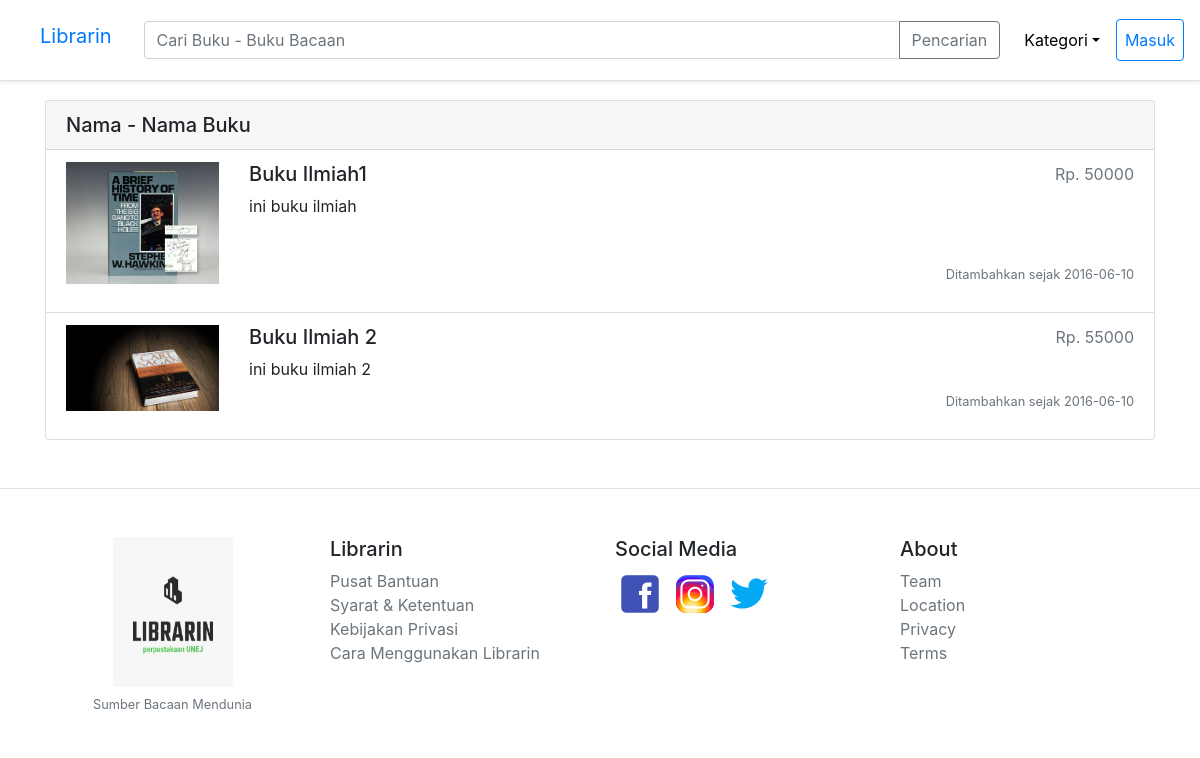
Page /kategori/ilmiah on the earlier database version.
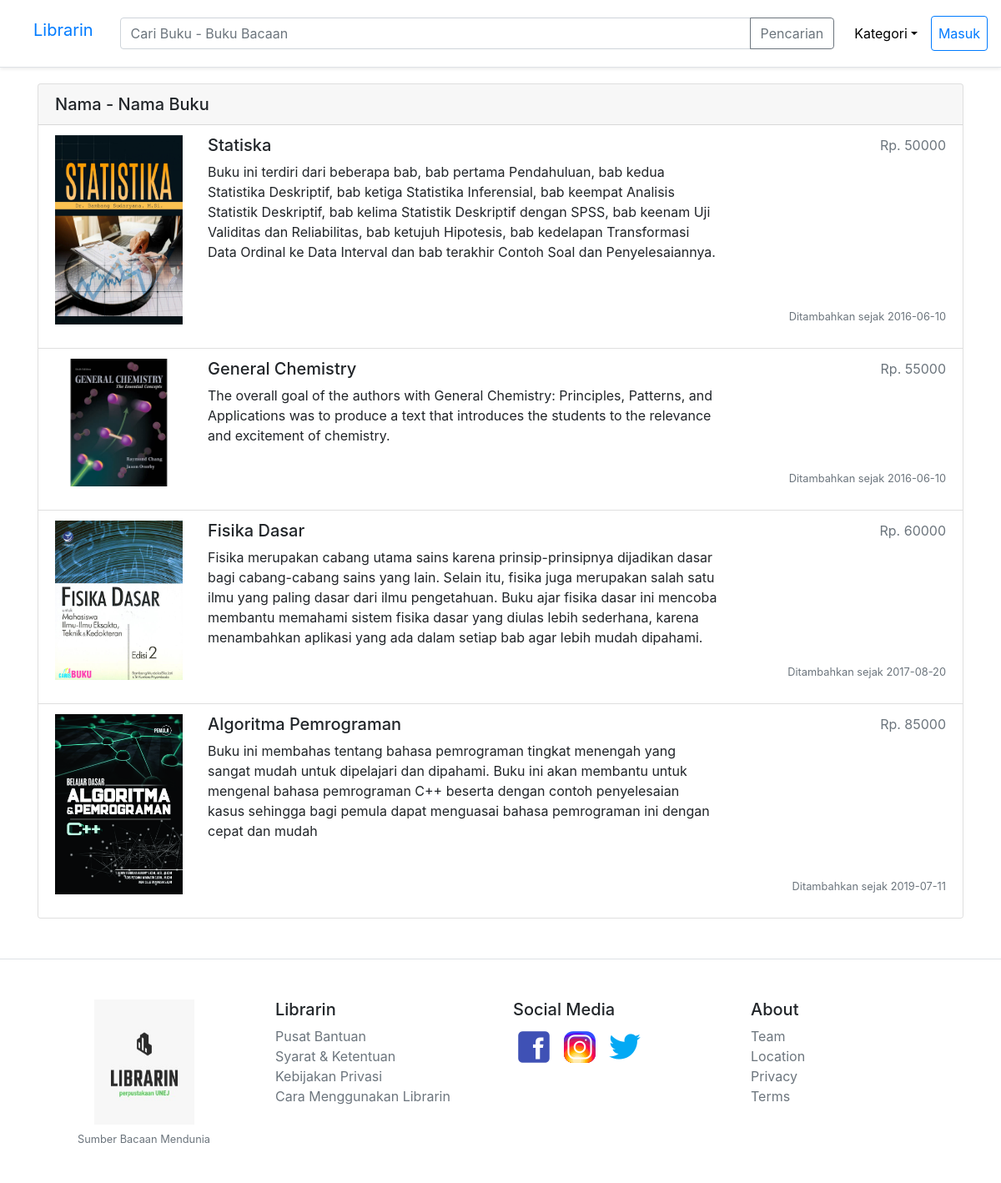
Same page on the later database version.
### tables this page shows
CREATE TABLE `barang` (
  `id` int(11) NOT NULL,
  `id_user` int(11) NOT NULL,
  `id_kategori` int(11) NOT NULL,
  `nama` varchar(50) NOT NULL,
  `harga` int(11) NOT NULL,
  `jumlah` double NOT NULL,
  `deskripsi` text NOT NULL,
  `created_at` date NOT NULL,
  `foto1` text NOT NULL,
  `foto2` text NOT NULL,
  `foto3` text NOT NULL,
  `foto4` text NOT NULL,
  `foto5` text NOT NULL,
  `foto6` text NOT NULL
);

### app/core/Controller.php (called while the page is built, shortened)
<?php
class Controller {
    public function view($view, $data = []) {
        require_once './app/views/'.$view.'.php';
    }
    public function model($model) {
        return new $model;
    }
}

### app/core/App.php (called while the page is built, shortened)
<?php
class App
{
    protected $method = 'index';
    protected $params = [];
    public function __construct()
    {
        $url = $this->parseURL();
        if (!empty($url)) {
            if (file_exists('app/controllers/'. $url[0]. '.php')) {
                unset($url[0]);
            }
        }
        $this->controller = new $this->controller;
        if (!empty($url)) {
            if (isset($url[1])) {
                if (method_exists($this->controller, $url[1])) {
                    $this->method = $url[1];
                    unset($url[1]);
                }
            }
            $this->params = array_values($url);
        }
        call_user_func_array([$this->controller,$this->method],$this->params);
    }
    public function parseURL()
    {
        if (isset($_GET['url'])) {
            $url = rtrim($_GET['url'],'/');
            $url = filter_var($url, FILTER_SANITIZE_URL);
            $url = explode('/',$url);
            return $url;
        }
    }
}

### index.php (called while the page is built, shortened)
<?php
	$app = new App;

### app/core/Database.php (called while the page is built, shortened)
<?php
class Database
{
	private $host = DB_HOST;
	private $user = DB_USER;
	private $pass = DB_PASS;
	private $db_name = DB_NAME;
	private $dbh;
	private $stmt;
	public function __construct()
	{
		$dsn = 'mysql:host=' . $this->host . ';dbname='. $this->db_name;
		$option = [
			PDO::ATTR_PERSISTENT => true,
			PDO::ATTR_ERRMODE => PDO::ERRMODE_EXCEPTION
		];
		try{
			$this->dbh = new PDO($dsn, $this->user, $this->pass, $option);
		} catch(PDOException $e){
			die($e->getMessage());
		}
	}
	public function query($query)
	{
		$this->stmt = $this->dbh->prepare($query);
	}
	public function bind($param, $value, $type = null)
	{
		if (is_null($type)) {
			switch (true) {
				case is_int($value):
					$type = PDO::PARAM_INT;
					break;
			}
		}
		$this->stmt->bindValue($param, $value, $type);
	}
	public function execute()
	{
		$this->stmt->execute();
	}
	public function resultSet()
	{
		$this->execute();
		return $this->stmt->fetchAll(PDO::FETCH_ASSOC);
	}
}

### app/models/Barang_model.php (called while the page is built, shortened)
<?php
class Barang_model
{
    private $db;
    function __construct()
    {
        $this->db = new Database;
    }
    public function getIlmiah()
    {
        $query = "SELECT b.id as id, b.id_user as id_user , u.nama as nama_user , u.email as email , u.nomor_telepon as nomor_telepon , u.alamat as alamat , u.foto as foto_user, u.created_at as created_at_user , u.updated_at as updated_at_user , b.id_kategori as id_kategori , k.kategori as kategori , b.nama as nama , b.harga as harga , b.jumlah as jumlah , b.deskripsi as deskripsi , b.created_at as created_at , b.foto1 as foto1 , b.foto2 as foto2 , b.foto3 as foto3 , b.foto4 as foto4 , b.foto5  as foto5 , b.foto6 as foto6
        FROM barang b JOIN kategori k on (b.id_kategori=k.id)
        JOIN users u on (b.id_user=u.id)
        WHERE b.id_kategori = :id";
        $this->db->query($query);
        $this->db->bind('id', 1);
        return $this->db->resultSet();
    }
}

### app/views/kategori/index.php (the view)
<div class="container">
    <div class="card mt-5">
        <h5 class="card-header">
            Nama - Nama Buku
        </h5>
        <ul class="list-group list-group-flush">
            <?php if (!$data['hasil_buku']) { ?>
                <li class="list-group-item">
                    Kosong
                </li>
            <?php } else {
            foreach ($data['hasil_buku'] as $librariku) : ?>
                <li class="list-group-item ">
                    <a class="card-link" href="<?= BASEURL ?>librariku/detail/<?= $librariku['id']; ?>">
                        <div class="row">
                            <div class="col-md-2 mb-3">
                                <img class="" src="<?= BASEURL ?>app/models/barang/<?= $librariku['foto1']; ?>" alt="" width="100%;">
                            </div>
                            <div class="col-md-7">
                                <h5 class="text-body"><?= $librariku['nama']; ?></h5>
                                <p class="text-body"><?= $librariku['deskripsi']; ?></p>
                            </div>
                            <div class="col-md-3 d-flex align-items-end flex-column">
                                <p class="text-muted">Rp. <?= $librariku['harga']; ?></p>
                                <p class="text-muted small mt-auto">
                                    Ditambahkan sejak <?= $librariku['created_at']; ?> <br>
                                </p>
                            </div>
                        </div>
                    </a>
                </li>
            <?php endforeach;
        } ?>
        </ul>
    </div>
</div>

### app/controllers/Kategori.php (shortened to what this page needs)
<?php
class kategori extends Controller
{
    public function ilmiah()
    {
        if (isset($_SESSION['id'])) {
            $data['judul'] = 'Perpustakaan UNEJ | Librarin ';
            $data['user'] = $this->model('User_model')->getUserByid($_SESSION['id']);
            $_SESSION['username'] = $data['user']['username'];
            $_SESSION['foto'] = $data['user']['foto'];
            $data['hasil_buku'] = $this->model('Barang_model')->getIlmiah();
            $this->view('templates/header', $data);
            $this->view('kategori/index', $data);
            $this->view('templates/footer');
        } else {
            $data['judul'] = 'Perpustakaan UNEJ | Librarin ';
            $data['hasil_buku'] = $this->model('Barang_model')->getIlmiah();
            $this->view('templates/header', $data);
            $this->view('kategori/index', $data);
            $this->view('templates/footer');
        }
    }
}

### app/views/templates/header.php (shortened to what this page needs)
<!DOCTYPE html>
<html>
<head>
	<link rel="stylesheet" type="text/css" href="<?= BASEURL ?>assets/css/bootstrap.css">
</head>
<body>
	<header class="navbar navbar-expand-md navbar-dark fixed-top bg-white border-bottom shadow-sm">
		<h5 class="p-2 font-weight-normal"><a href="<?= BASEURL ?>" class="nav-link">Librarin</a></h5>
		<div class="collapse navbar-collapse" id="navbars">
			<form id="cari" action="<?= BASEURL ?>kategori/cari" class="input-group p-2" method="POST">
				<input type="text" name="cari" class="form-control" autocomplete="off" placeholder="Cari Buku - Buku Bacaan" aria-label="cari" aria-describedby="cari" required>
				<div class="input-group-append">
					<button class="btn btn-outline-secondary" type="submit" id="cari">Pencarian</button>
				</div>
			</form>
			<ul class="nav nav-pills navbar-nav p-2">
				<li class="nav-item dropdown">
					<a class="nav-link dropdown-toggle" data-toggle="dropdown" href="#" role="button" aria-haspopup="true" aria-expanded="false" style="color:black">Kategori</a>
				</li>
			</ul>
			<?php Flasher::header() ?>
		</div>
	</header>

### app/core/Flasher.php (shortened to what this page needs)
<?php
class Flasher
{
    public static function header()
    {
        if (isset($_SESSION['username'])) {
            $username = $_SESSION['username'];
            $foto = $_SESSION['foto'];
            $fotoprofil = BASEURL . "/app/models/foto/$foto";
            $profil = BASEURL . "/profil";
            $librariku = BASEURL . "/librariku";
            $pengaturan = BASEURL . "/pengaturan";
            $keluar = BASEURL . "/home/keluar";
            echo "<ul class='nav nav-pills navbar-nav p-2'>
				<li class='nav-item dropdown '>
                    <a class='nav-link dropdown-toggle' href='#' id='akun' data-toggle='dropdown' role='button' aria-haspopup='true' aria-expanded='false' style='color:black'>
                    <img class = 'mr-2' src='$fotoprofil' width = '30px' height = '30px'>$username
                    </a>
					<div class='dropdown-menu dropdown-menu-right mt-2' aria-labelledby='akun'>
                        <a class='dropdown-item' href='$profil'>Profil</a>
                        <a class='dropdown-item' href='$librariku'>Galeri</a>
                        <a class='dropdown-item' href='$pengaturan'>Pengaturan</a>
                        <div class='dropdown-divider'></div>
						<a class='dropdown-item' href='$keluar'>Keluar</a>
					</div>
				</li>
			</ul>";
        } else {
            echo "<a class='nav navbar-nav btn btn-outline-primary p-2' href='#' data-toggle='modal' data-target='#formMasuk'>Masuk</a>";
        }
    }
}

### app/views/templates/footer.php (shortened to what this page needs)
<footer class="pt-4 my-md-5 pt-md-5 border-top">
	<div class="container">
		<div class="row">
			<div class="col-12 col-md">
				<center>
					<img class="mb-2" src="<?= BASEURL ?>assets/img/logo/logo.jpg" alt="" width="120" height="150">
					<small class="d-block mb-3 text-muted">Sumber Bacaan Mendunia</small>
				</center>
			</div>
			<div class="col-6 col-md">
				<h5>Librarin</h5>
				<ul class="list-unstyled text-small">
					<li><a class="text-muted" href="<?= BASEURL ?>pusat_bantuan">Pusat Bantuan</a></li>
					<li><a class="text-muted" href="#">Syarat & Ketentuan</a></li>
					<li><a class="text-muted" href="#">Kebijakan Privasi</a></li>
					<li><a class="text-muted" href="#">Cara Menggunakan Librarin</a></li>
				</ul>
			</div>
			<div class="col-6 col-md">
				<h5>Social Media</h5>
				<ul class="list-unstyled text-small">
					<a class="text-muted" href="https:/www.facebook.com/"><img src="<?= BASEURL ?>assets/img/icon/icons8_Facebook_Old_50px.png" alt=""></a>
					<a class="text-muted" href="https:/www.instagram.com/"><img src="<?= BASEURL ?>assets/img/icon/icons8_instagram_new_50px.png" alt=""></a>
					<a class="text-muted" href="https:/www.twitter.com"><img src="<?= BASEURL ?>assets/img/icon/icons8_twitter_50px.png" alt=""></a>
				</ul>
			</div>
			<div class="col-6 col-md">
				<h5>About</h5>
				<ul class="list-unstyled text-small">
					<li><a class="text-muted" href="#">Team</a></li>
					<li><a class="text-muted" href="#">Location</a></li>
					<li><a class="text-muted" href="#">Privacy</a></li>
					<li><a class="text-muted" href="#">Terms</a></li>
				</ul>
			</div>
		</div>
	</div>
</footer>
</body>
</html>

Differences in the rows shown:
changed barang: foto1: a different picture; nama "Buku Ilmiah1" → "Statiska"; deskripsi "ini buku ilmiah" → "Buku ini terdiri dari beberapa bab, bab pertama Pendahuluan, bab kedua Statistika Deskriptif, bab ketiga Statistika Inferensial, bab keempat Analisis Statistik Deskriptif, bab kelima Statistik Deskriptif dengan SPSS, bab keenam Uji Validitas dan Reliabilitas, bab ketujuh Hipotesis, bab kedelapan Transformasi Data Ordinal ke Data Interval dan bab terakhir Contoh Soal dan Penyelesaiannya."
changed barang: foto1: a different picture; nama "Buku Ilmiah 2" → "General Chemistry"; deskripsi "ini buku ilmiah 2" → "The overall goal of the authors with General Chemistry: Principles, Patterns, and Applications was to produce a text that introduces the students to the relevance and excitement of chemistry."
added barang: foto1 (picture), nama "Fisika Dasar", deskripsi "Fisika merupakan cabang utama sains karena prinsip-prinsipnya dijadikan dasar bagi cabang-cabang sains yang lain. Selain itu, fisika juga merupakan salah satu ilmu yang paling dasar dari ilmu pengetahuan. Buku ajar fisika dasar ini mencoba membantu memahami sistem fisika dasar yang diulas lebih sederhana, karena menambahkan aplikasi yang ada dalam setiap bab agar lebih mudah dipahami.", harga "60000", created_at "2017-08-20"
added barang: foto1 (picture), nama "Algoritma Pemrograman", deskripsi "Buku ini membahas tentang bahasa pemrograman tingkat menengah yang sangat mudah untuk dipelajari dan dipahami. Buku ini akan membantu untuk mengenal bahasa pemrograman C++ beserta dengan contoh penyelesaian kasus sehingga bagi pemula dapat menguasai bahasa pemrograman ini dengan cepat dan mudah", harga "85000", created_at "2019-07-11"
